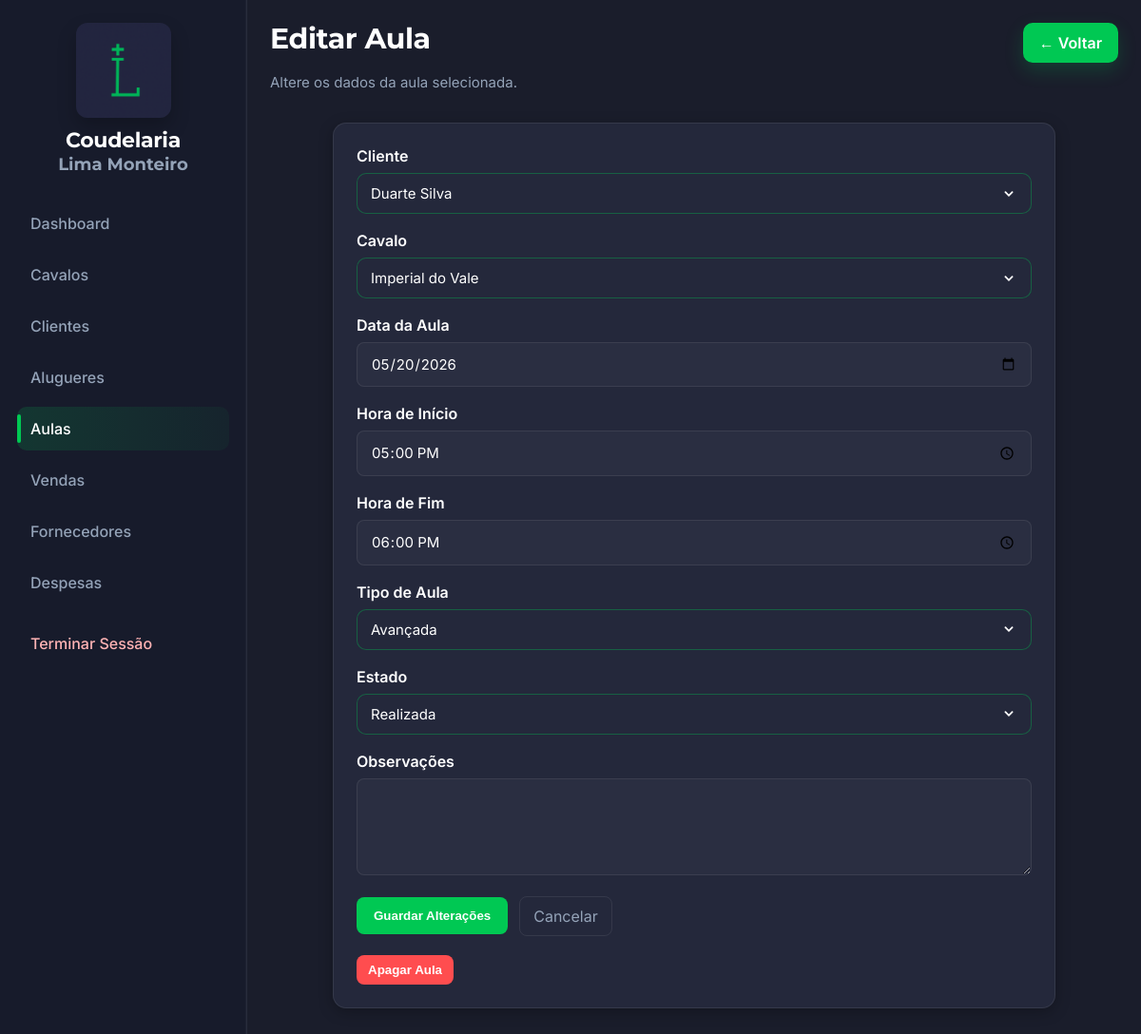
Screenshot of /admin/editar-aula.php?id=1 (signed in) with the database file from the repository.
### tables this page shows
CREATE TABLE `aulas` (
  `id` int(11) NOT NULL,
  `cliente_id` int(11) DEFAULT NULL,
  `cavalo_id` int(11) DEFAULT NULL,
  `data_aula` date NOT NULL,
  `hora_inicio` time NOT NULL,
  `hora_fim` time NOT NULL,
  `tipo_aula` varchar(100) DEFAULT NULL,
  `preco` decimal(10,2) NOT NULL,
  `estado` enum('marcada','realizada','cancelada') DEFAULT 'marcada',
  `observacoes` text DEFAULT NULL,
  `data_criacao` timestamp NOT NULL DEFAULT current_timestamp()
);

CREATE TABLE `clientes` (
  `id` int(11) NOT NULL,
  `nome` varchar(150) NOT NULL,
  `email` varchar(150) NOT NULL,
  `telefone` varchar(30) DEFAULT NULL,
  `mensagem` text NOT NULL,
  `tipo_interesse` varchar(50) DEFAULT 'compra',
  `estado` varchar(50) DEFAULT 'potencial',
  `criado_em` timestamp NOT NULL DEFAULT current_timestamp()
);

CREATE TABLE `cavalos` (
  `id` int(11) NOT NULL,
  `nome` varchar(150) NOT NULL,
  `raca` varchar(100) NOT NULL,
  `sexo` varchar(20) DEFAULT NULL,
  `data_nascimento` date DEFAULT NULL,
  `altura` decimal(3,2) DEFAULT NULL,
  `cor` varchar(50) DEFAULT NULL,
  `preco` decimal(10,2) NOT NULL,
  `estado` varchar(50) DEFAULT NULL,
  `descricao` text DEFAULT NULL,
  `imagem` varchar(255) DEFAULT NULL,
  `criado_em` timestamp NOT NULL DEFAULT current_timestamp()
);

### admin/editar-aula.php (the view, shortened to what this page needs)
<?php
require_once __DIR__ . '/../backend/conexao.php';
$id = isset($_GET['id']) ? (int) $_GET['id'] : 0;
$stmtAula = $conn->prepare("
    SELECT *
    FROM aulas
    WHERE id = :id
    LIMIT 1
");
$stmtAula->execute([':id' => $id]);
$aula = $stmtAula->fetch(PDO::FETCH_ASSOC);
$stmtClientes = $conn->query("
    SELECT id, nome
    FROM clientes
    WHERE TRIM(estado) = 'Cliente'
    ORDER BY nome ASC
");
$clientes = $stmtClientes->fetchAll(PDO::FETCH_ASSOC);
$stmtCavalos = $conn->prepare("
    SELECT
        c.id,
        c.nome
    FROM cavalos c
    WHERE
        c.id = :cavalo_atual
        OR NOT EXISTS (
            SELECT 1
            FROM alugueres a
            WHERE a.cavalo_id = c.id
              AND a.estado = 'ativo'
              AND :data_aula BETWEEN a.data_inicio AND a.data_fim
        )
    ORDER BY c.nome ASC
");
$stmtCavalos->execute([
    ':cavalo_atual' => $aula['cavalo_id'] ?? 0,
    ':data_aula' => $aula['data_aula']
]);
$cavalos = $stmtCavalos->fetchAll(PDO::FETCH_ASSOC);
?>
<!DOCTYPE html>
<html lang="pt">
<head>
    <link rel="stylesheet" href="assets/css/admin.css">
</head>
<body>
<div class="admin-layout">
    <aside class="admin-sidebar">
        <a href="../public/index.html" class="sidebar-logo-link">
            <div class="sidebar-logo">
                <img src="assets/img/logo.png" alt="Logo da Coudelaria">
                <div class="sidebar-titulo">
                    <h2>Coudelaria</h2>
                    <h3>Lima Monteiro</h3>
                </div>
            </div>
        </a>
        <nav class="sidebar-nav">
            <a href="dashboard.php" class="nav-link">Dashboard</a>
            <a href="cavalos.php" class="nav-link">Cavalos</a>
            <a href="clientes.php" class="nav-link">Clientes</a>
            <a href="alugueres.php" class="nav-link">Alugueres</a>
            <a href="aulas.php" class="nav-link ativo">Aulas</a>
            <a href="vendas.php" class="nav-link">Vendas</a>
            <a href="fornecedores.php" class="nav-link">Fornecedores</a>
            <a href="despesas.php" class="nav-link">Despesas</a>
            <a href="logout.php" class="nav-link nav-link-sair">Terminar Sessão</a>
        </nav>
    </aside>
    <main class="admin-main">
        <header class="admin-header admin-header-flex">
            <div class="admin-header-texto">
                <h1>Editar Aula</h1>
                <p>Altere os dados da aula selecionada.</p>
            </div>
            <a href="aulas.php" class="botao-adicionar">← Voltar</a>
        </header>
        <section class="admin-form-wrapper">
            <div class="form-container">
                <form action="../backend/editar-aula.php" method="POST">
                    <div class="campo">
                        <label for="cliente_id">Cliente</label>
                        <select id="cliente_id" name="cliente_id">
                            <?php foreach ($clientes as $cliente): ?>
                                <option value="<?= htmlspecialchars($cliente['id']) ?>"
                                    <?= ((int)$aula['cliente_id'] === (int)$cliente['id']) ? 'selected' : '' ?>>
                                    <?= htmlspecialchars($cliente['nome']) ?>
                                </option>
                            <?php endforeach; ?>
                        </select>
                    </div>
                    <div class="campo">
                        <label for="cavalo_id">Cavalo</label>
                        <select id="cavalo_id" name="cavalo_id">
                            <?php foreach ($cavalos as $cavalo): ?>
                                <option value="<?= htmlspecialchars($cavalo['id']) ?>"
                                    <?= ((int)$aula['cavalo_id'] === (int)$cavalo['id']) ? 'selected' : '' ?>>
                                    <?= htmlspecialchars($cavalo['nome']) ?>
                                </option>
                            <?php endforeach; ?>
                        </select>
                    </div>
                    <div class="campo">
                        <label for="data_aula">Data da Aula</label>
                        <input type="date" id="data_aula" name="data_aula" value="<?= htmlspecialchars($aula['data_aula']) ?>" required>
                    </div>
                    <div class="campo">
                        <label for="hora_inicio">Hora de Início</label>
                        <input type="time" id="hora_inicio" name="hora_inicio" value="<?= htmlspecialchars($aula['hora_inicio']) ?>" required>
                    </div>
                    <div class="campo">
                        <label for="hora_fim">Hora de Fim</label>
                        <input type="time" id="hora_fim" name="hora_fim" value="<?= htmlspecialchars($aula['hora_fim']) ?>" required>
                    </div>
                    <div class="campo">
                        <label for="tipo_aula">Tipo de Aula</label>
                        <select id="tipo_aula" name="tipo_aula">
                            <?php
                            $tipos = ['', 'Individual', 'Grupo', 'Iniciação', 'Avançada', 'Passeio', 'Outro'];
                            foreach ($tipos as $tipo):
                                $texto = $tipo === '' ? 'Selecione' : $tipo;
                            ?>
                                <option value="<?= htmlspecialchars($tipo) ?>" <?= ($aula['tipo_aula'] === $tipo) ? 'selected' : '' ?>>
                                    <?= htmlspecialchars($texto) ?>
                                </option>
                            <?php endforeach; ?>
                        </select>
                    </div>
                    <div class="campo">
                        <label for="estado">Estado</label>
                        <select id="estado" name="estado">
                            <option value="realizada" <?= $aula['estado'] === 'realizada' ? 'selected' : '' ?>>Realizada</option>
                        </select>
                    </div>
                    <div class="campo">
                        <label for="observacoes">Observações</label>
                        <textarea id="observacoes" name="observacoes" rows="4"><?= htmlspecialchars($aula['observacoes'] ?? '') ?></textarea>
                    </div>
                    <div class="acoes-formulario">
                        <button type="submit" class="btn-editar btn-form-principal">Guardar Alterações</button>
                        <a href="aulas.php" class="btn-cancelar">Cancelar</a>
                    </div>
                </form>
                <form action="../backend/apagar-aula.php" method="POST" onsubmit="return confirm('Tens a certeza que queres apagar esta aula?');" style="margin-top: 20px;">
                    <button type="submit" class="btn-apagar">Apagar Aula</button>
                </form>
            </div>
        </section>
    </main>
</div>
</body>
</html>

### rows the page displays
aulas: cliente_id "Duarte Silva", cavalo_id "Imperial do Vale", data_aula "05/20/2026", hora_inicio "17:00:00", hora_fim "18:00:00", tipo_aula "Avançada", estado "Realizada"
